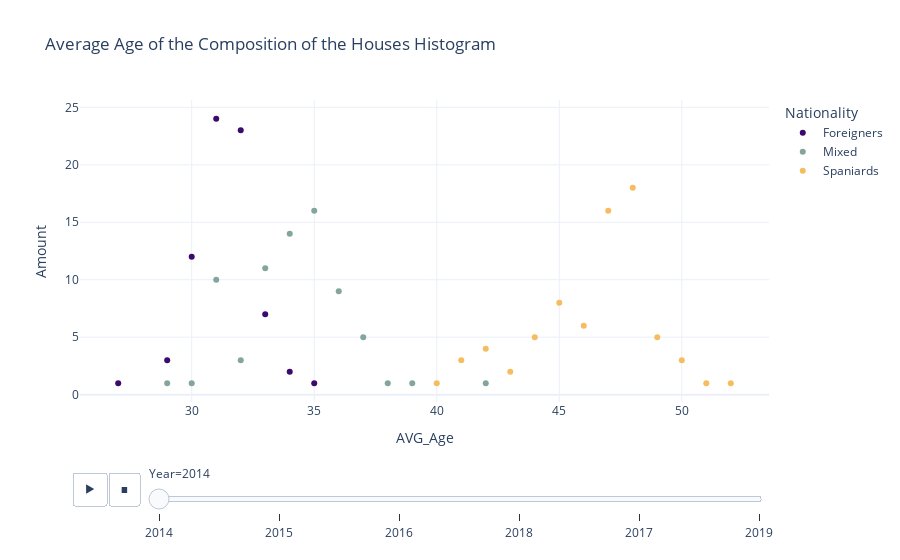

The notebook cell saved with this chart:
### Code cell
fig = px.scatter(a, x="AVG_Age", y = "Amount", title="Average Age of the Composition of the Houses Histogram"  ,
             color_discrete_map=color_dict, color="Nationality",  template="plotly_white", animation_frame="Year",
             hover_data=['Name_NBHD','Name_Dist'], labels={'Name_NBHD':'Neighborhood Name'})

fig.show()

### Figure 1 — Plotly figure (JSON) as saved in the notebook; plotly's stock layout.template omitted (floating-point values rounded to 4 significant figures)
{"data": [{"customdata": [[1, 1], [3, 3], [12, 12], [24, 24], [23, 23], [7, 7], [2, 2], [1, 1]], "hovertemplate": "Nationality=Foreigners<br>Year=2014<br>AVG_Age=%{x}<br>Amount=%{y}<br>Neighborhood Name=%{customdata[0]}<br>Name_Dist=%{customdata[1]}<extra></extra>", "legendgroup": "Foreigners", "marker": {"color": "#3c096c", "symbol": "circle"}, "mode": "markers", "name": "Foreigners", "orientation": "v", "showlegend": true, "type": "scatter", "x": [27, 29, 30, 31, 32, 33, 34, 35], "xaxis": "x", "y": [1, 3, 12, 24, 23, 7, 2, 1], "yaxis": "y"}, {"customdata": [[1, 1], [1, 1], [10, 10], [3, 3], [11, 11], [14, 14], [16, 16], [9, 9], [5, 5], [1, 1], [1, 1], [1, 1]], "hovertemplate": "Nationality=Mixed<br>Year=2014<br>AVG_Age=%{x}<br>Amount=%{y}<br>Neighborhood Name=%{customdata[0]}<br>Name_Dist=%{customdata[1]}<extra></extra>", "legendgroup": "Mixed", "marker": {"color": "#84a59d", "symbol": "circle"}, "mode": "markers", "name": "Mixed", "orientation": "v", "showlegend": true, "type": "scatter", "x": [29, 30, 31, 32, 33, 34, 35, 36, 37, 38, 39, 42], "xaxis": "x", "y": [1, 1, 10, 3, 11, 14, 16, 9, 5, 1, 1, 1], "yaxis": "y"}, {"customdata": [[1, 1], [3, 3], [4, 4], [2, 2], [5, 5], [8, 8], [6, 6], [16, 16], [18, 18], [5, 5], [3, 3], [1, 1], [1, 1]], "hovertemplate": "Nationality=Spaniards<br>Year=2014<br>AVG_Age=%{x}<br>Amount=%{y}<br>Neighborhood Name=%{customdata[0]}<br>Name_Dist=%{customdata[1]}<extra></extra>", "legendgroup": "Spaniards", "marker": {"color": "#f6bd60", "symbol": "circle"}, "mode": "markers", "name": "Spaniards", "orientation": "v", "showlegend": true, "type": "scatter", "x": [40, 41, 42, 43, 44, 45, 46, 47, 48, 49, 50, 51, 52], "xaxis": "x", "y": [1, 3, 4, 2, 5, 8, 6, 16, 18, 5, 3, 1, 1], "yaxis": "y"}], "layout": {"legend": {"title": {"text": "Nationality"}, "tracegroupgap": 0}, "sliders": [{"active": 0, "currentvalue": {"prefix": "Year="}, "len": 0.9, "pad": {"b": 10, "t": 60}, "steps": [{"args": [["2014"], {"frame": {"duration": 0, "redraw": false}, "fromcurrent": true, "mode": "immediate", "transition": {"duration": 0, "easing": "linear"}}], "label": "2014", "method": "animate"}, {"args": [["2015"], {"frame": {"duration": 0, "redraw": false}, "fromcurrent": true, "mode": "immediate", "transition": {"duration": 0, "easing": "linear"}}], "label": "2015", "method": "animate"}, {"args": [["2016"], {"frame": {"duration": 0, "redraw": false}, "fromcurrent": true, "mode": "immediate", "transition": {"duration": 0, "easing": "linear"}}], "label": "2016", "method": "animate"}, {"args": [["2018"], {"frame": {"duration": 0, "redraw": false}, "fromcurrent": true, "mode": "immediate", "transition": {"duration": 0, "easing": "linear"}}], "label": "2018", "method": "animate"}, {"args": [["2017"], {"frame": {"duration": 0, "redraw": false}, "fromcurrent": true, "mode": "immediate", "transition": {"duration": 0, "easing": "linear"}}], "label": "2017", "method": "animate"}, {"args": [["2019"], {"frame": {"duration": 0, "redraw": false}, "fromcurrent": true, "mode": "immediate", "transition": {"duration": 0, "easing": "linear"}}], "label": "2019", "method": "animate"}], "x": 0.1, "xanchor": "left", "y": 0, "yanchor": "top"}], "title": {"text": "Average Age of the Composition of the Houses Histogram"}, "updatemenus": [{"buttons": [{"args": [null, {"frame": {"duration": 500, "redraw": false}, "fromcurrent": true, "mode": "immediate", "transition": {"duration": 500, "easing": "linear"}}], "label": "&#9654;", "method": "animate"}, {"args": [[null], {"frame": {"duration": 0, "redraw": false}, "fromcurrent": true, "mode": "immediate", "transition": {"duration": 0, "easing": "linear"}}], "label": "&#9724;", "method": "animate"}], "direction": "left", "pad": {"r": 10, "t": 70}, "showactive": false, "type": "buttons", "x": 0.1, "xanchor": "right", "y": 0, "yanchor": "top"}], "xaxis": {"anchor": "y", "domain": [0, 1], "title": {"text": "AVG_Age"}}, "yaxis": {"anchor": "x", "domain": [0, 1], "title": {"text": "Amount"}}}}
